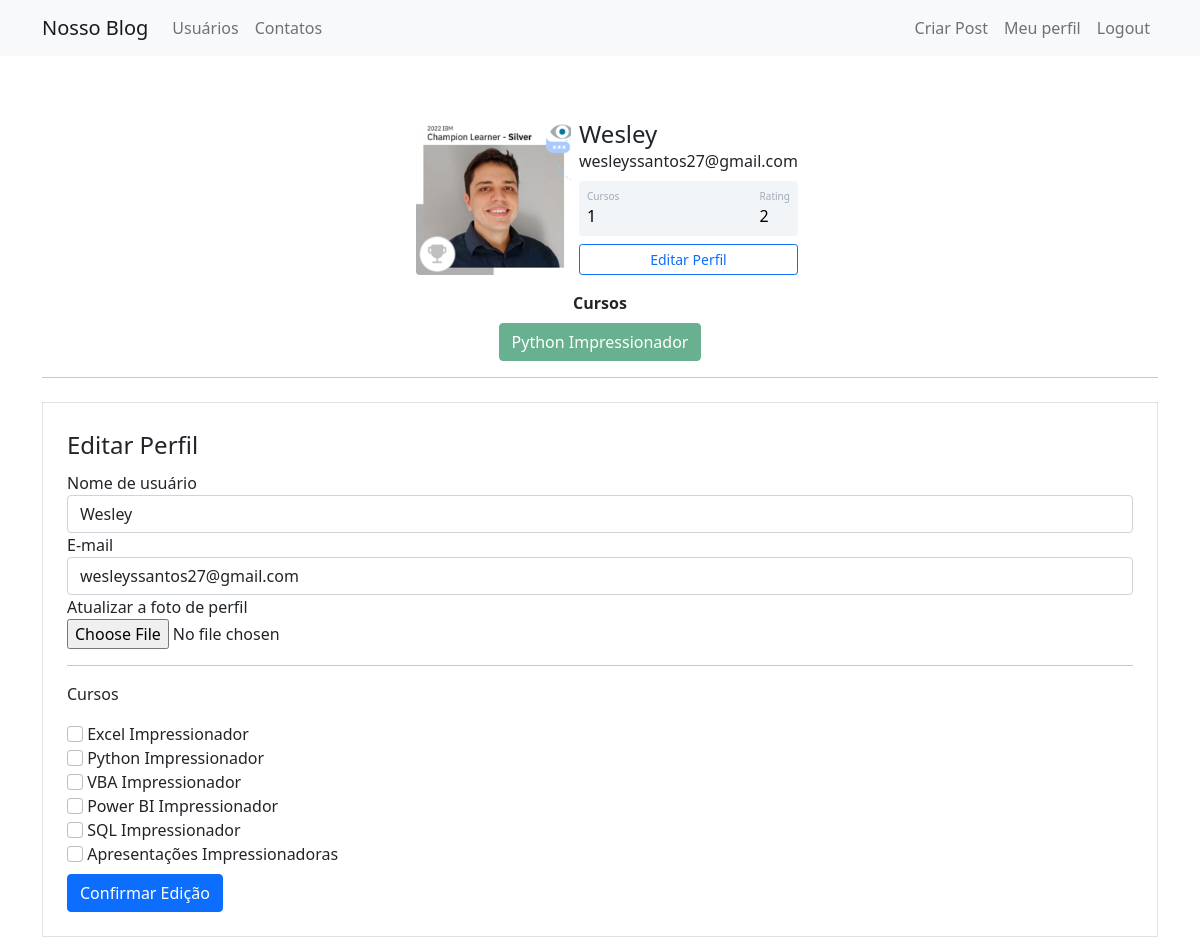
/perfil/editar (signed in), run on the app's committed database.
### comunidadeimpressionadora/models.py (models this page shows)
class Usuario(database.Model, UserMixin):
    id = database.Column(database.Integer, primary_key=True)
    username = database.Column(database.String, nullable=False)
    email = database.Column(database.String, nullable=False, unique=True)
    senha = database.Column(database.String, nullable=False)
    foto_perfil = database.Column(database.String, default='default.jpg')
    post = database.relationship('Post', backref='autor', lazy=True)
    cursos = database.Column(database.String, nullable=False, default='Não Informado')
    def contar_posts(self):
        return len(self.post)

### comunidadeimpressionadora/routes.py (the view)
@app.route('/perfil/editar', methods=['GET','POST'])
@login_required
def editarperfil():
    form_editarperfil = FormEditarPerfil()
    if form_editarperfil.validate_on_submit():
        current_user.email = form_editarperfil.email.data
        current_user.username = form_editarperfil.username.data
        if form_editarperfil.foto_perfil.data:
            nome_imagem = salvar_imagem(form_editarperfil.foto_perfil.data)
            current_user.foto_perfil = nome_imagem
        current_user.cursos = atualizar_cursos(form_editarperfil)
        database.session.commit()
        flash(f'Perfil atualizado com sucesso.','alert-success')
        return redirect(url_for('perfil'))
    elif request.method == "GET":
        form_editarperfil.email.data = current_user.email
        form_editarperfil.username.data = current_user.username
    foto_perfil = url_for('static', filename='profile_images/{}'.format(current_user.foto_perfil))
    return render_template('editarperfil.html', foto_perfil=foto_perfil, form_editarperfil=form_editarperfil)

### comunidadeimpressionadora/forms.py (shortened to what this page needs)
class FormEditarPerfil(FlaskForm):
    username = StringField('Nome de usuário', validators=[DataRequired()])
    email = StringField('E-mail', validators=[DataRequired(), Email()])
    foto_perfil = FileField('Atualizar a foto de perfil',validators=[FileAllowed(['jpg','png'])])
    curso_excel = BooleanField('Excel Impressionador')
    curso_python = BooleanField('Python Impressionador')
    curso_vba = BooleanField('VBA Impressionador')
    curso_powerbi = BooleanField('Power BI Impressionador')
    curso_sql = BooleanField('SQL Impressionador')
    curso_ppt = BooleanField('Apresentações Impressionadoras')
    botao_submit_editarperfil = SubmitField('Confirmar Edição')

### comunidadeimpressionadora/models.py (called while the page is built)
@login_manager.user_loader
def load_usuario(id_usuario):
    return Usuario.query.get(int(id_usuario))

### comunidadeimpressionadora/templates/editarperfil.html (shortened to what this page needs)
{% extends '/perfil.html' %}
{% block form_editarperfil %}
<div class="container">
    <hr>
    <div class="row">
        <div class="col">
            <form method="POST" action="" class="border p-4 mt-2" enctype="multipart/form-data">
                <legend>Editar Perfil</legend>
                <fieldset>
                    <div class="form-group">
                        {{ form_editarperfil.username.label(class="form-control-label") }}
                        {% if form_editarperfil.username.errors and 'botao_submit_login' in request.form %}
                            {{ form_editarperfil.username(class="form-control is-invalid") }}
                        <div class="invalid-feedback">
                            {% for erro in form_editarperfil.username.errors %}
                                {{ erro }}
                            {% endfor %}
                        </div>
                        {% else %}
                            {{ form_editarperfil.username(class="form-control") }}
                        {% endif %}
                    </div>
                    <div class="form-group">
                        {{ form_editarperfil.email.label(class="form-control-label") }}
                        {% if form_editarperfil.email.errors and 'botao_submit_login' in request.form %}
                            {{ form_editarperfil.email(class="form-control is-invalid") }}
                        <div class="invalid-feedback">
                            {% for erro in form_editarperfil.email.errors %}
                                {{ erro }}
                            {% endfor %}
                        </div>
                        {% else %}
                            {{ form_editarperfil.email(class="form-control") }}
                        {% endif %}
                    </div>
                    <div class="form-group">
                        {{ form_editarperfil.foto_perfil.label }}<br>
                        {{ form_editarperfil.foto_perfil(class="form-control-file") }}
                    </div>
                    <hr>
                    <p>Cursos</p>
                    {% for campo in form_editarperfil %}
                        {% if 'curso_' in campo.name %}
                            <div class="form-group">
                                {{ campo(class="form-check-input") }}
                                {{ campo.label(class="form-check-label") }}
                            </div>
                        {% endif %}
                    {% endfor %}
                </fieldset>
                {{ form_editarperfil.botao_submit_editarperfil(class="btn btn-primary mt-2") }}
            </form>
        </div>
    </div>
</div>
{% endblock %}

### comunidadeimpressionadora/templates/perfil.html
{% extends 'base.html' %}
{% block body %}
<div class="container mt-5 d-flex justify-content-center">
    <div class="card p-3">
        <div class="d-flex align-items-center">
            <div class="image pe-2">
            <img src="{{ foto_perfil }}" class="rounded" width="155" >
            </div>
            <div class="ml-3 w-100">
                <h4 class="mb-0 mt-0">{{ current_user.username }}</h4>
                <span>{{ current_user.email }}</span>
                <div class="p-2 mt-2 bg-primary d-flex justify-content-between rounded text-white stats">
                    {% if 'Não Informado' in current_user.cursos or current_user.cursos == '' %}
                    <div class="d-flex flex-column">
                        <span class="articles">Cursos</span>
                        <span class="number1">0</span>
                    </div>
                    {% else %}
                    <div class="d-flex flex-column">
                        <span class="articles">Cursos</span>
                        <span class="number1">{{ current_user.cursos.count(';') + 1}}</span>
                    </div>
                    {% endif %}
                    <div class="d-flex flex-column">
                        <span class="rating">Rating</span>
                        <span class="number3">{{ current_user.contar_posts() }}</span>
                    </div>
                </div>
                <div class="button mt-2 d-flex flex-row align-items-center">
                    <a class="w-100" href="{{ url_for('editarperfil') }}"><button class="btn btn-sm btn-outline-primary w-100">Editar Perfil</button></a>
                </div>
            </div>
        </div>
    </div>
</div>
<div class="row justify-content-center">
    <div class="col col-4" style="text-align: center">
        <strong>Cursos</strong><br>
        {% if current_user.cursos %}
            {% for curso in current_user.cursos.split(';') %}
            <button type="button" class="btn btn-success mt-2" disabled>{{ curso }}</button>
            {% endfor %}
        {% else %}
            <p> Nenhum curso cadastrado </p>
        {% endif %}
    </div>
</div>
{% block form_editarperfil %}
{% endblock %}
{% endblock %}

### comunidadeimpressionadora/static/main.css (style rules this page uses)
.card { width: 400px; border: none; border-radius: 10px; background-color: #fff; }
.stats { background: #f2f5f8 !important; color: #000 !important; }
.articles { font-size:10px; color: #a1aab9; }
.number1 { font-weight:500; }
.rating { font-size:10px; color: #a1aab9; }
.number3 { font-weight:500; }

### data on the page
Usuario: username "Wesley", email "wesleyssantos27@gmail.com", cursos "1", cursos "Python Impressionador"

### other printed values
{{ current_user.contar_posts() }} "2"
{{ campo.label(class="form-check-label") }} "Excel Impressionador" "Python Impressionador" "VBA Impressionador" "Power BI Impressionador" "SQL Impressionador" "Apresentações Impressionadoras"
